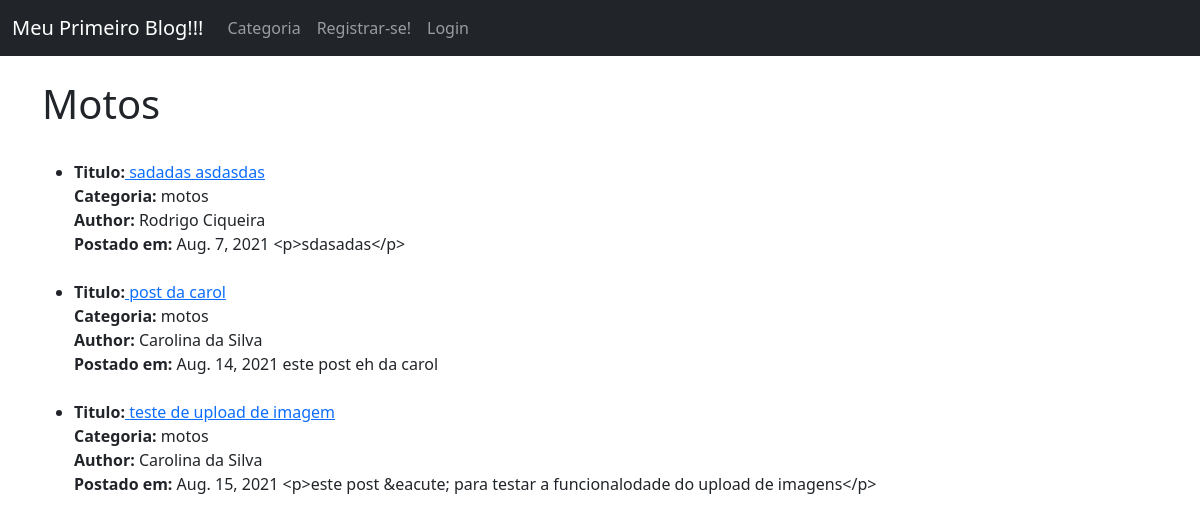
The app's page /category/motos/, older data.
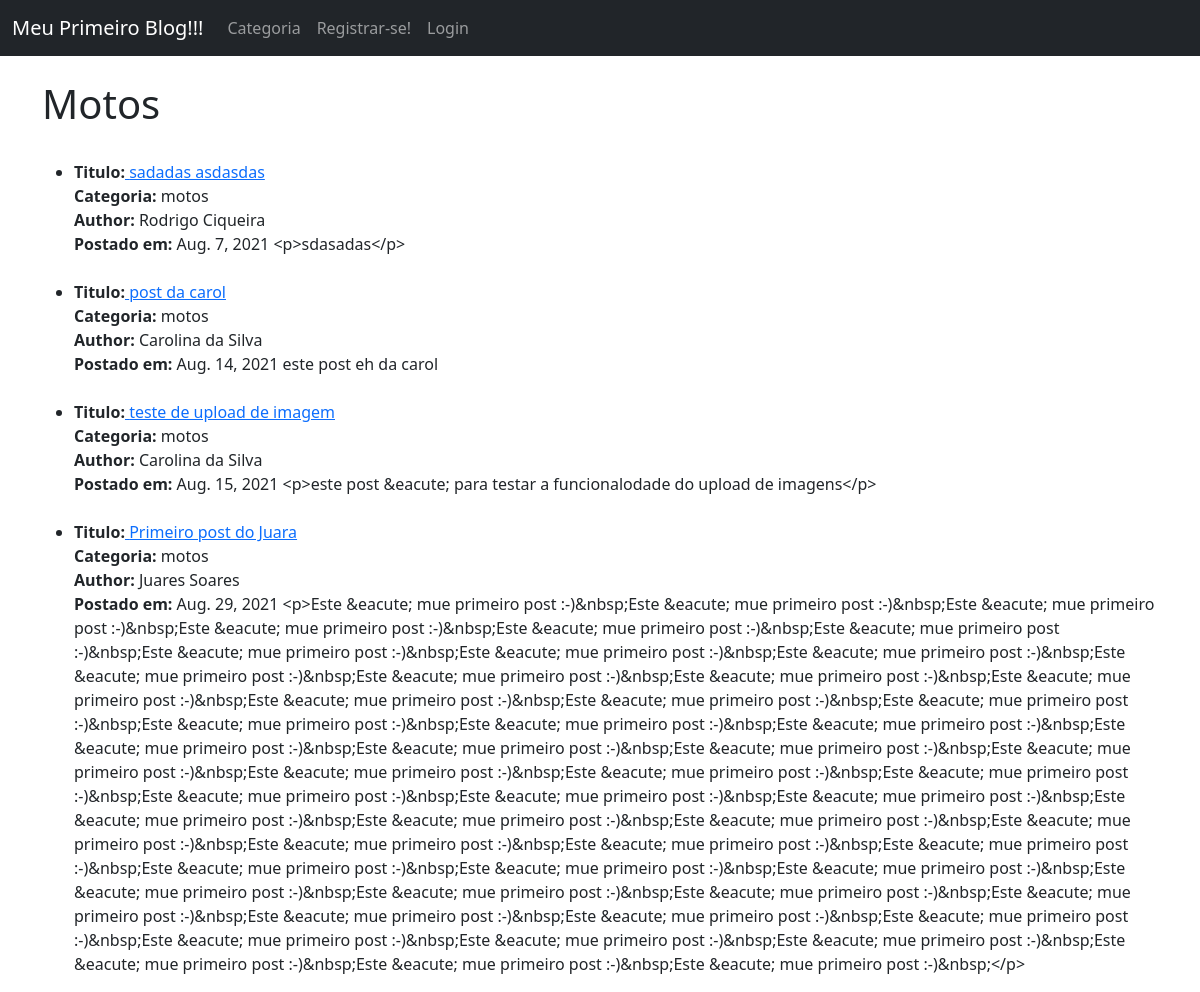
The same page, newer data.
### MeuBlog/models.py (models this page shows, shortened)
class Post(models.Model):
    title = models.CharField(max_length=255)
    header_image = models.ImageField(null=True, blank=True, upload_to="images/")
    title_tag = models.CharField(max_length=255, default=" ")
    author = models.ForeignKey(User, on_delete=models.CASCADE)
    body = RichTextField(blank=True, null=True)
    post_date = models.DateField(auto_now_add=True)
    category = models.CharField(max_length=255, default='coding')
    snippet = models.CharField(max_length=255)
    likes = ManyToManyField(User, related_name='blog_posts')

### MeuBlog/views.py (the view)
# urls.py: path('category/<str:cats>/', CategoryView, name='category'),
def CategoryView(request, cats):
    category_posts = Post.objects.filter(category=cats.replace('-', ' '))
    return render(request, 'categories.html', {'cats': cats.title().replace('-', ' '), 'category_posts':category_posts})

### MeuBlog/templates/categories.html (shortened to what this page needs)
{% extends 'base.html' %}
{% block content %}
{%  if category_posts %}
    <h1>{{ cats }}</h1>
    <ul>
        {% for post in category_posts %}
            <br>
            <li><strong>Titulo:</strong><a href="{% url 'article-detail' post.pk %}">
                {{ post.title }}</a>
                <br> <strong>Categoria:</strong> {{ post.category }}
                <br> <strong>Author:</strong> {{ post.author.first_name }} {{ post.author.last_name }}
                <br> <strong>Postado em:</strong> {{ post.post_date }}
            {{ post.body }}<br>
            </li>
        {% endfor%}
        </ul>
        {% else %}
            <h4>Deslcupa mas esta categoria não existe!</h4>
        {% endif %}
{% endblock %}

Row changes from the older to the newer data that the page shows:
added Post: title "Primeiro post do Juara", category "motos", author.first_name "Juares", author.last_name "Soares", post_date "Aug. 29, 2021", body "<p>Este &eacute; mue primeiro post :-)&nbsp;Este &eacute; mue primeiro post :-)&nbsp;Este &eacute; mue primeiro post :-)&nbsp;Este &eacute; mue primeiro post :-)&nbsp;Este &eacute; mue primeiro post :-)&nbsp;Este &eacute; mue primeiro post :-)&nbsp;Este &eacute; mue primeiro post :-)&nbsp;Este &eacute; mue primeiro post :-)&nbsp;Este &eacute; mue primeiro post :-)&nbsp;Este &eacute; mue primeiro post :-)&nbsp;Este &eacute; mue primeiro post :-)&nbsp;Este &eacute; mue primeiro post :-)&nbsp;Este &eacute; mue primeiro post :-)&nbsp;Este &eacute; mue primeiro post :-)&nbsp;Este &eacute; mue primeiro post :-)&nbsp;Este &eacute; mue primeiro post :-)&nbsp;Este &eacute; mue primeiro post…"
